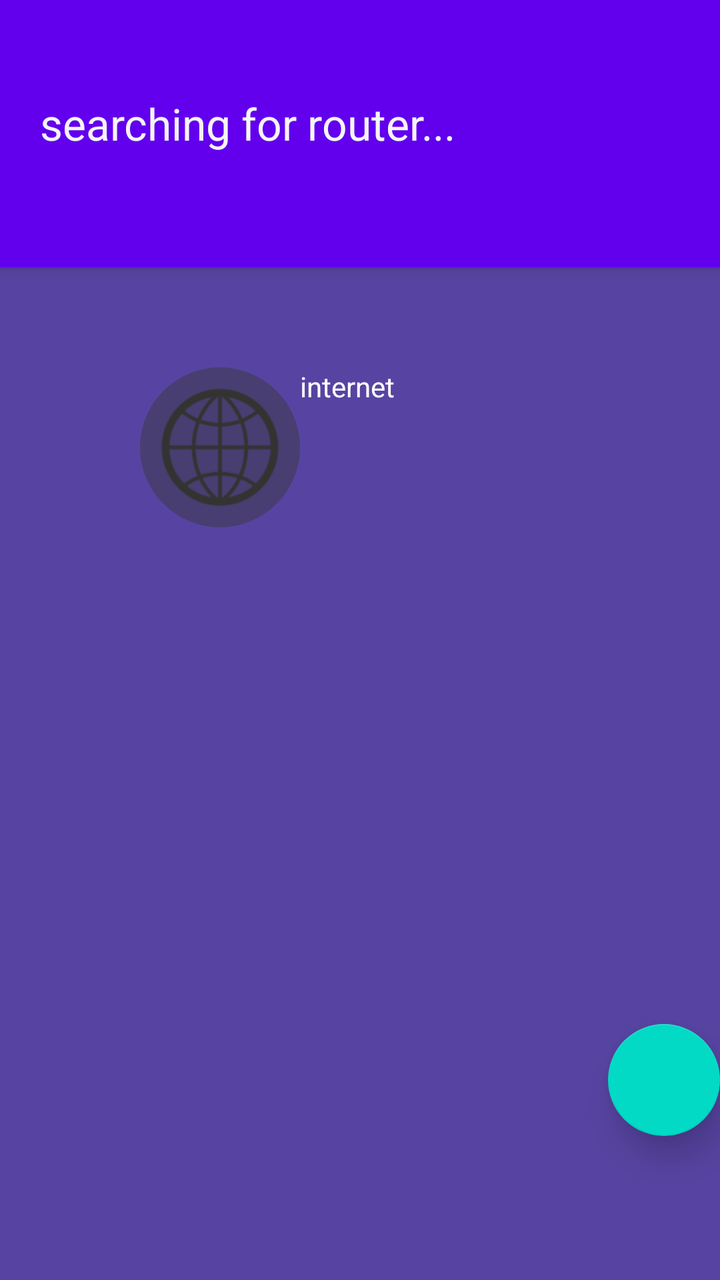
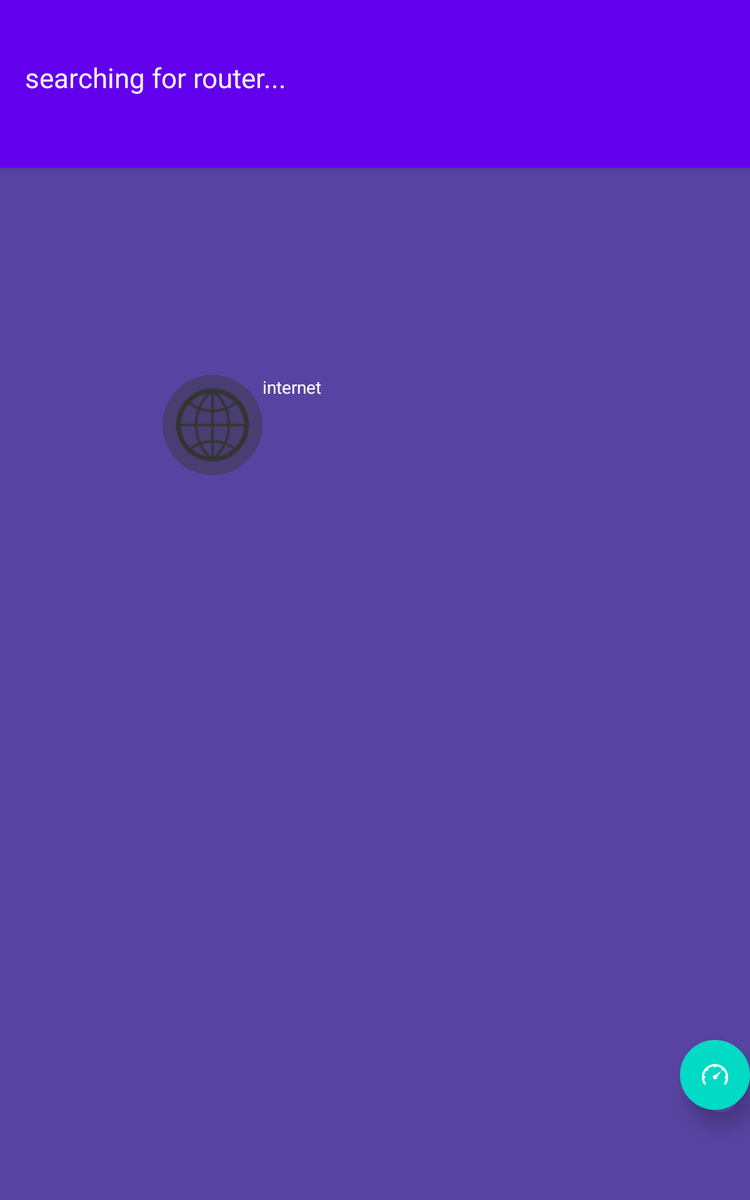

First picture: res/layout/ on a phone held upright. Second picture: the repository's own variant of that layout, on a device whose configuration matches the variant's folder. Source for both follows.
<!-- AndroidManifest.xml: application theme AppTheme -->
<!-- res/layout/fragment_overview.xml -->
<RelativeLayout xmlns:android="http://schemas.android.com/apk/res/android"
    xmlns:app="http://schemas.android.com/apk/res-auto"
    xmlns:tools="http://schemas.android.com/tools"
    android:layout_width="match_parent"
    android:layout_height="match_parent"
    tools:context="com.brentandjody.tomatohub.OverviewFragment"
    android:background="#5744a2"
    android:id="@+id/overview_layout">

    

    <LinearLayout
        android:orientation="vertical"
        android:layout_width="match_parent"
        android:layout_height="wrap_content"
        android:layout_alignParentTop="true"
        android:layout_centerHorizontal="true"
        android:id="@+id/message_area"
        android:background="@color/colorPrimary"
        android:paddingTop="30dp"
        android:padding="20dp"
        android:elevation="4dp">

        <TextView
            android:layout_width="match_parent"
            android:layout_height="wrap_content"
            android:textAppearance="?android:attr/textAppearanceSmall"
            android:id="@+id/wifi_message"
            android:background="@color/colorPrimary"
            android:textColor="@color/primary_material_light"
            android:visibility="invisible" />

        <TextView
            android:layout_width="wrap_content"
            android:layout_height="wrap_content"
            android:textAppearance="?android:attr/textAppearanceLarge"
            android:id="@+id/status_message"
            android:textColor="@color/primary_material_light"
            android:paddingTop="8dp"
            android:visibility="visible"
            android:text="@string/searching_for_router" />

        <LinearLayout
            android:orientation="horizontal"
            android:layout_width="match_parent"
            android:layout_height="match_parent">

            <TextView
                android:layout_width="wrap_content"
                android:layout_height="wrap_content"
                android:textAppearance="?android:attr/textAppearanceLarge"
                android:id="@+id/devices"
                android:paddingTop="8dp"
                android:textColor="#4dd0e1"
                android:visibility="invisible" />

            <TextView
                android:layout_width="wrap_content"
                android:layout_height="wrap_content"
                android:textAppearance="?android:attr/textAppearanceLarge"
                android:id="@+id/are_connected"
                android:paddingTop="8dp"
                android:textColor="@color/primary_material_light"
                android:paddingLeft="8dp"
                android:paddingRight="8dp"
                android:visibility="invisible" />

        </LinearLayout>

    </LinearLayout>

    <ImageView
        android:layout_width="50dp"
        android:layout_height="60dp"
        android:id="@+id/router_l"
        android:src="@drawable/line_45"
        android:layout_alignTop="@+id/router"
        android:layout_alignLeft="@+id/router"
        android:layout_marginTop="-40dp"
        android:layout_marginLeft="-37dp"
        android:visibility="visible" />

    <ImageView
        android:layout_width="40dp"
        android:layout_height="30dp"
        android:id="@+id/lan_0_l"
        android:src="@drawable/line_150"
        android:layout_alignTop="@+id/lan_0"
        android:layout_marginTop="-14dp"
        android:layout_alignRight="@+id/lan_0"
        android:layout_marginRight="-35dp"
        android:visibility="gone" />

    <ImageView
        android:layout_width="40dp"
        android:layout_height="20dp"
        android:id="@+id/lan_1_l"
        android:src="@drawable/line_45"
        android:layout_alignTop="@+id/lan_1"
        android:layout_marginTop="-16dp"
        android:layout_alignLeft="@+id/lan_1"
        android:layout_marginLeft="-18dp"
        android:visibility="gone" />

    <ImageView
        android:layout_width="30dp"
        android:layout_height="40dp"
        android:id="@+id/lan_2_l"
        android:src="@drawable/line_105"
        android:layout_alignTop="@+id/lan_2"
        android:layout_marginTop="-35dp"
        android:layout_alignLeft="@+id/lan_2"
        android:layout_marginLeft="20dp"
        android:visibility="gone" />

    <ImageView
        android:layout_width="40dp"
        android:layout_height="10dp"
        android:id="@+id/lan_3_l"
        android:src="@drawable/line_0"
        android:layout_alignLeft="@+id/lan_3"
        android:layout_marginLeft="-35dp"
        android:layout_alignTop="@+id/lan_3"
        android:layout_marginTop="25dp"
        android:visibility="gone" />

    <ImageView
        android:layout_width="40dp"
        android:layout_height="40dp"
        android:id="@+id/lan_4_l"
        android:src="@drawable/line_130"
        android:layout_alignLeft="@+id/lan_4"
        android:layout_alignBottom="@+id/lan_4"
        android:layout_marginLeft="-22dp"
        android:layout_marginBottom="-25dp"
        android:visibility="gone" />

    <ImageView
        android:layout_width="wrap_content"
        android:layout_height="wrap_content"
        android:contentDescription="@string/internet"
        android:id="@+id/internet"
        android:focusable="false"
        android:src="@drawable/internet"
        android:adjustViewBounds="false"
        android:cropToPadding="false"
        android:layout_below="@+id/message_area"
        android:layout_marginTop="50dp"
        android:layout_marginLeft="70dp"
        android:clickable="false" />

    <ImageView
        android:layout_width="wrap_content"
        android:layout_height="wrap_content"
        android:contentDescription="@string/router"
        android:id="@+id/router"
        android:src="@drawable/router"
        android:layout_toRightOf="@+id/internet"
        android:layout_below="@+id/internet"
        android:layout_marginLeft="22dp"
        android:layout_marginTop="15dp"
        android:visibility="gone"
        android:clickable="true" />

    <TextView
        android:layout_width="wrap_content"
        android:layout_height="wrap_content"
        android:text="@string/no_client"
        android:id="@+id/lan_0"
        android:background="@drawable/circle"
        android:textColor="#ffffff"
        android:textSize="20pt"
        android:textIsSelectable="true"
        android:gravity="center|center_vertical"
        android:maxLines="1"
        android:layout_below="@+id/router"
        android:layout_toLeftOf="@+id/router"
        android:layout_marginRight="10dp"
        android:layout_marginTop="-8dp"
        android:visibility="gone"
        android:clickable="true" />

    <TextView
        android:layout_width="wrap_content"
        android:layout_height="wrap_content"
        android:text="@string/no_client"
        android:id="@+id/lan_1"
        android:background="@drawable/circle"
        android:textColor="#ffffff"
        android:textSize="20pt"
        android:textIsSelectable="true"
        android:gravity="center|center_vertical"
        android:maxLines="1"
        android:layout_below="@+id/router"
        android:layout_toRightOf="@+id/router"
        android:layout_marginTop="10dp"
        android:visibility="gone"
        android:clickable="true" />

    <TextView
        android:layout_width="wrap_content"
        android:layout_height="wrap_content"
        android:text="@string/no_client"
        android:id="@+id/lan_2"
        android:background="@drawable/circle"
        android:textColor="#ffffff"
        android:textSize="20pt"
        android:textIsSelectable="true"
        android:gravity="center|center_vertical"
        android:maxLines="1"
        android:layout_below="@+id/router"
        android:layout_marginTop="30dp"
        android:layout_marginLeft="-18dp"
        android:layout_alignLeft="@+id/router"
        android:visibility="gone"
        android:clickable="true" />

    <TextView
        android:layout_width="wrap_content"
        android:layout_height="wrap_content"
        android:text="@string/no_client"
        android:id="@+id/lan_3"

        android:background="@drawable/circle"
        android:textColor="#ffffff"
        android:textSize="20pt"
        android:textIsSelectable="true"
        android:gravity="center|center_vertical"
        android:maxLines="1"
        android:layout_alignTop="@+id/router"
        android:layout_toRightOf="@+id/router"
        android:layout_marginLeft="30dp"
        android:visibility="gone"
        android:clickable="true" />

    <TextView
        android:layout_width="wrap_content"
        android:layout_height="wrap_content"
        android:text="@string/no_client"
        android:id="@+id/lan_4"
        android:background="@drawable/circle"
        android:textColor="#ffffff"
        android:textSize="20pt"
        android:textIsSelectable="true"
        android:gravity="center|center_vertical"
        android:maxLines="1"
        android:layout_alignTop="@+id/router"
        android:layout_toRightOf="@+id/router"
        android:layout_marginTop="-70dp"
        android:layout_marginLeft="2dp"
        android:visibility="gone" />

    <TextView
        android:layout_width="wrap_content"
        android:layout_height="wrap_content"
        android:textAppearance="?android:attr/textAppearanceSmall"
        android:text="@string/internet"
        android:id="@+id/internet_label"
        android:layout_alignTop="@+id/internet"
        android:layout_toRightOf="@+id/internet"
        android:textColor="@android:color/white"
        android:clickable="true" />

    <android.support.design.widget.FloatingActionButton
        android:id="@+id/fab"
        android:layout_width="wrap_content"
        android:layout_height="wrap_content"
        android:layout_gravity="end|bottom"
        android:src="@mipmap/ic_wifi"
        android:layout_alignParentEnd="false"
        android:layout_alignParentBottom="true"
        android:layout_alignParentRight="true"
        app:elevation="10dp"
        android:focusable="false"
        android:layout_marginBottom="72dp"
        android:layout_marginRight="@dimen/fab_margin"
        android:adjustViewBounds="true" />

    <LinearLayout
        android:orientation="vertical"
        android:layout_width="match_parent"
        android:layout_height="match_parent"
        android:layout_below="@+id/message_area"
        android:layout_marginTop="-32dp"
        android:id="@+id/detail_layout"
        android:background="#ea3b3fc5"
        android:visibility="invisible"
        android:elevation="16dp">

        <TextView
            android:layout_width="match_parent"
            android:layout_height="wrap_content"
            android:textAppearance="?android:attr/textAppearanceLarge"
            android:text="Network Devices"
            android:id="@+id/network_name"
            android:padding="16dp"
            android:textColor="#4dd0e1"
            android:singleLine="true"
            android:background="#3b3fc5"
            android:textSize="12pt"
            android:textIsSelectable="false"
            android:textStyle="italic" />

        <ListView
            android:layout_width="match_parent"
            android:layout_height="wrap_content"
            android:id="@+id/network_device_list"
            android:layout_below="@+id/message_area"
            android:paddingBottom="50dp" />

    </LinearLayout>

</RelativeLayout>
<!-- resources referenced by this layout -->
<resources>
  <!-- drawable circle (drawable) -->
  <?xml version="1.0" encoding="utf-8"?>
  <shape
      xmlns:android="http://schemas.android.com/apk/res/android"
      android:shape="oval">
  
     <solid
         android:color="#483E71"/>
  
     <size
         android:width="80dp"
          android:height="80dp"/>
  </shape>
  <!-- drawable internet (drawable) -->
  <?xml version="1.0" encoding="utf-8"?>
  <layer-list xmlns:android="http://schemas.android.com/apk/res/android">
      <item android:drawable="@drawable/circle" android:id="@+id/circle" />
      <item android:drawable="@mipmap/ic_internet" android:id="@+id/internet_icon" />
  </layer-list>
  <!-- drawable line_0 (drawable) -->
  <?xml version="1.0" encoding="utf-8"?>
  <rotate
      xmlns:android="http://schemas.android.com/apk/res/android"
      android:fromDegrees="0"
      android:toDegrees="0"
      android:pivotX="50%"
      android:pivotY="50%">
      <shape
          android:shape="line"
          android:top="1dp">
          <stroke
              android:width="1dp"
              android:color="#000000" />
      </shape>
  </rotate>
  <!-- drawable line_105 (drawable) -->
  <?xml version="1.0" encoding="utf-8"?>
  <rotate
      xmlns:android="http://schemas.android.com/apk/res/android"
      android:fromDegrees="105"
      android:toDegrees="105"
      android:pivotX="50%"
      android:pivotY="50%">
      <shape
          android:shape="line"
          android:top="1dp">
          <stroke
              android:width="1dp"
              android:color="#000000" />
      </shape>
  </rotate>
  <!-- drawable line_130 (drawable) -->
  <?xml version="1.0" encoding="utf-8"?>
  <rotate
      xmlns:android="http://schemas.android.com/apk/res/android"
      android:fromDegrees="130"
      android:toDegrees="130"
      android:pivotX="50%"
      android:pivotY="50%">
      <shape
          android:shape="line"
          android:top="1dp">
          <stroke
              android:width="1dp"
              android:color="#000000" />
      </shape>
  </rotate>
  <!-- drawable line_150 (drawable) -->
  <?xml version="1.0" encoding="utf-8"?>
  <rotate
      xmlns:android="http://schemas.android.com/apk/res/android"
      android:fromDegrees="150"
      android:toDegrees="150"
      android:pivotX="50%"
      android:pivotY="50%">
      <shape
          android:shape="line"
          android:top="1dp">
          <stroke
              android:width="1dp"
              android:color="#000000" />
      </shape>
  </rotate>
  <!-- drawable line_45 (drawable) -->
  <?xml version="1.0" encoding="utf-8"?>
  <rotate
      xmlns:android="http://schemas.android.com/apk/res/android"
      android:fromDegrees="45"
      android:toDegrees="45"
      android:pivotX="50%"
      android:pivotY="50%">
      <shape
          android:shape="line"
          android:top="1dp">
          <stroke
              android:width="1dp"
              android:color="#000000" />
      </shape>
  </rotate>
  <!-- drawable router (drawable) -->
  <?xml version="1.0" encoding="utf-8"?>
  <layer-list xmlns:android="http://schemas.android.com/apk/res/android">
      <item android:drawable="@drawable/circle" android:id="@+id/circle" />
      <item android:drawable="@mipmap/ic_router" android:id="@+id/router_icon" />
  </layer-list>
  <string name="internet">internet</string>
  <string name="no_client">0</string>
  <string name="router">router</string>
  <string name="searching_for_router">searching for router...</string>
  <style name="AppTheme" parent="Theme.AppCompat.Light.DarkActionBar">
          
          <item name="colorPrimary">@color/colorPrimary</item>
          <item name="colorPrimaryDark">@color/colorPrimaryDark</item>
          <item name="colorAccent">@color/colorAccent</item>
      </style>
</resources>
<!-- res/layout-sw600dp/fragment_overview.xml (the repository's variant of the layout above) -->
<!-- drawn on a 7-inch tablet held upright -->
<RelativeLayout xmlns:android="http://schemas.android.com/apk/res/android"
    xmlns:app="http://schemas.android.com/apk/res-auto"
    xmlns:tools="http://schemas.android.com/tools"
    android:layout_width="match_parent"
    android:layout_height="match_parent"
    tools:context=".overview.OverviewFragment"
    android:background="#5744a2"
    android:id="@+id/overview_layout">

    

    <LinearLayout
        android:orientation="vertical"
        android:layout_width="match_parent"
        android:layout_height="wrap_content"
        android:layout_alignParentTop="true"
        android:layout_centerHorizontal="true"
        android:id="@+id/message_area"
        android:background="@color/colorPrimary"
        android:paddingTop="30dp"
        android:padding="20dp"
        android:elevation="4dp">

        <TextView
            android:layout_width="match_parent"
            android:layout_height="wrap_content"
            android:textAppearance="?android:attr/textAppearanceSmall"
            android:id="@+id/wifi_message"
            android:background="@color/colorPrimary"
            android:textColor="@color/primary_material_light"
            android:visibility="visible" />

        <TextView
            android:layout_width="wrap_content"
            android:layout_height="wrap_content"
            android:textAppearance="?android:attr/textAppearanceLarge"
            android:id="@+id/status_message"
            android:textColor="@color/primary_material_light"
            android:paddingTop="8dp"
            android:visibility="visible"
            android:text="@string/searching_for_router" />

        <LinearLayout
            android:orientation="horizontal"
            android:layout_width="match_parent"
            android:layout_height="match_parent">

            <TextView
                android:layout_width="wrap_content"
                android:layout_height="wrap_content"
                android:textAppearance="?android:attr/textAppearanceLarge"
                android:id="@+id/devices"
                android:paddingTop="8dp"
                android:textColor="#4dd0e1"
                android:visibility="visible" />

            <TextView
                android:layout_width="wrap_content"
                android:layout_height="wrap_content"
                android:textAppearance="?android:attr/textAppearanceLarge"
                android:id="@+id/are_connected"
                android:paddingTop="8dp"
                android:textColor="@color/primary_material_light"
                android:paddingLeft="8dp"
                android:paddingRight="8dp"
                android:visibility="visible" />

        </LinearLayout>

    </LinearLayout>

    <ImageView
        android:layout_width="50dp"
        android:layout_height="60dp"
        android:id="@+id/router_l"
        android:src="@drawable/line_90"
        android:layout_alignLeft="@+id/router"
        android:visibility="invisible"
        android:layout_above="@+id/router"
        android:layout_marginLeft="5dp"
        android:layout_marginBottom="-60dp" />

    <ImageView
        android:layout_width="60dp"
        android:layout_height="60dp"
        android:id="@+id/lan_0_l"
        android:src="@drawable/line_130"
        android:layout_alignTop="@+id/lan_0"
        android:layout_marginTop="-47dp"
        android:layout_alignRight="@+id/lan_0"
        android:layout_marginRight="-40dp"
        android:visibility="invisible" />

    <ImageView
        android:layout_width="60dp"
        android:layout_height="60dp"
        android:id="@+id/lan_1_l"
        android:src="@drawable/line_45"
        android:layout_alignTop="@+id/lan_1"
        android:layout_marginTop="-47dp"
        android:layout_alignLeft="@+id/lan_1"
        android:layout_marginLeft="-40dp"
        android:visibility="invisible" />

    <ImageView
        android:layout_width="70dp"
        android:layout_height="70dp"
        android:id="@+id/lan_2_l"
        android:src="@drawable/line_90"
        android:visibility="invisible"
        android:layout_alignRight="@+id/lan_2"
        android:layout_above="@+id/lan_2"
        android:layout_marginBottom="-132dp"
        android:layout_marginRight="-6dp" />

    <ImageView
        android:layout_width="40dp"
        android:layout_height="60dp"
        android:id="@+id/lan_3_l"
        android:src="@drawable/line_5"
        android:layout_marginLeft="-35dp"
        android:layout_alignTop="@+id/lan_3"
        android:visibility="invisible"
        android:layout_marginRight="-43dp"
        android:layout_toLeftOf="@+id/lan_3" />

    <ImageView
        android:layout_width="40dp"
        android:layout_height="60dp"
        android:id="@+id/lan_4_l"
        android:src="@drawable/line_175"
        android:visibility="invisible"
        android:layout_toRightOf="@+id/lan_4"
        android:layout_alignTop="@+id/lan_4"
        android:layout_marginLeft="-43dp" />

    <ImageView
        android:layout_width="wrap_content"
        android:layout_height="wrap_content"
        android:contentDescription="@string/internet"
        android:id="@+id/internet"
        android:focusable="false"
        android:src="@drawable/internet"
        android:adjustViewBounds="false"
        android:cropToPadding="false"
        android:layout_marginLeft="130dp"
        android:clickable="false"
        android:focusableInTouchMode="false"
        android:visibility="visible"
        android:layout_alignParentStart="true"
        android:layout_marginTop="300dp" />

    <ImageView
        android:layout_width="wrap_content"
        android:layout_height="wrap_content"
        android:contentDescription="@string/router"
        android:id="@+id/router"
        android:src="@drawable/router"
        android:visibility="invisible"
        android:clickable="true"
        android:focusableInTouchMode="false"
        android:focusable="false"
        android:layout_alignLeft="@+id/internet"
        android:layout_below="@+id/internet"
        android:layout_marginTop="60dp" />

    <TextView
        android:layout_width="wrap_content"
        android:layout_height="wrap_content"
        android:textAppearance="?android:attr/textAppearanceSmall"
        android:text="@string/router"
        android:id="@+id/router_label"
        android:layout_alignTop="@+id/router"
        android:layout_toRightOf="@+id/router"
        android:textColor="@android:color/white"
        android:clickable="true"
        android:visibility="invisible" />

    <TextView
        android:layout_width="wrap_content"
        android:layout_height="wrap_content"
        android:text="@string/no_client"
        android:id="@+id/lan_0"
        android:background="@drawable/circle"
        android:textColor="#ffffff"
        android:textSize="20pt"
        android:textIsSelectable="true"
        android:gravity="center|center_vertical"
        android:maxLines="1"
        android:layout_toLeftOf="@+id/router"
        android:layout_marginTop="90dp"
        android:visibility="invisible"
        android:clickable="true"
        android:focusableInTouchMode="false"
        android:focusable="false"
        android:layout_alignTop="@+id/router"
        android:layout_marginRight="22dp" />

    <TextView
        android:layout_width="wrap_content"
        android:layout_height="wrap_content"
        android:text="@string/no_client"
        android:id="@+id/lan_1"
        android:background="@drawable/circle"
        android:textColor="#ffffff"
        android:textSize="20pt"
        android:textIsSelectable="true"
        android:gravity="center|center_vertical"
        android:maxLines="1"
        android:layout_toRightOf="@+id/router"
        android:layout_marginTop="90dp"
        android:visibility="invisible"
        android:clickable="true"
        android:focusableInTouchMode="false"
        android:focusable="false"
        android:layout_alignTop="@+id/router"
        android:layout_marginLeft="22dp" />

    <TextView
        android:layout_width="wrap_content"
        android:layout_height="wrap_content"
        android:text="@string/no_client"
        android:id="@+id/lan_2"
        android:background="@drawable/circle"
        android:textColor="#ffffff"
        android:textSize="20pt"
        android:textIsSelectable="true"
        android:gravity="center|center_vertical"
        android:maxLines="1"
        android:layout_marginTop="130dp"
        android:layout_alignLeft="@+id/router"
        android:visibility="invisible"
        android:clickable="true"
        android:focusableInTouchMode="false"
        android:focusable="false"
        android:layout_alignTop="@+id/router" />

    <TextView
        android:layout_width="wrap_content"
        android:layout_height="wrap_content"
        android:text="@string/no_client"
        android:id="@+id/lan_3"

        android:background="@drawable/circle"
        android:textColor="#ffffff"
        android:textSize="20pt"
        android:textIsSelectable="true"
        android:gravity="center|center_vertical"
        android:maxLines="1"
        android:layout_alignTop="@+id/router"
        android:layout_toRightOf="@+id/router"
        android:layout_marginLeft="50dp"
        android:visibility="invisible"
        android:clickable="true"
        android:focusableInTouchMode="false"
        android:focusable="false"
        android:layout_marginTop="-10dp" />

    <TextView
        android:layout_width="wrap_content"
        android:layout_height="wrap_content"
        android:text="@string/no_client"
        android:id="@+id/lan_4"
        android:background="@drawable/circle"
        android:textColor="#ffffff"
        android:textSize="20pt"
        android:textIsSelectable="true"
        android:gravity="center|center_vertical"
        android:maxLines="1"
        android:layout_alignTop="@+id/router"
        android:layout_marginTop="-10dp"
        android:visibility="invisible"
        android:focusableInTouchMode="false"
        android:focusable="false"
        android:layout_marginRight="50dp"
        android:layout_toLeftOf="@+id/router" />

    <TextView
        android:layout_width="wrap_content"
        android:layout_height="wrap_content"
        android:textAppearance="?android:attr/textAppearanceSmall"
        android:text="@string/internet"
        android:id="@+id/internet_label"
        android:layout_alignTop="@+id/internet"
        android:layout_toRightOf="@+id/internet"
        android:textColor="@android:color/white"
        android:clickable="true"
        android:visibility="visible" />

    <android.support.design.widget.FloatingActionButton
        android:id="@+id/fab"
        android:layout_width="wrap_content"
        android:layout_height="wrap_content"
        android:layout_gravity="end|bottom"
        android:src="@mipmap/ic_speedtest"
        android:layout_alignParentEnd="false"
        android:layout_alignParentBottom="true"
        android:layout_alignParentRight="true"
        app:elevation="10dp"
        android:focusable="false"
        android:layout_marginBottom="72dp"
        android:layout_marginRight="@dimen/fab_margin"
        android:adjustViewBounds="true" />

    <LinearLayout
        android:orientation="vertical"
        android:layout_width="match_parent"
        android:layout_height="match_parent"
        android:id="@+id/detail_layout"
        android:visibility="invisible"
        android:elevation="16dp"
        android:layout_marginLeft="-8dp"
        android:background="#e0444444"
        android:layout_below="@+id/message_area"
        android:layout_alignRight="@+id/message_area"
        android:layout_marginTop="8dp"
        android:layout_toRightOf="@+id/lan_3"
        android:layout_marginRight="8dp">

        <TextView
            android:layout_width="match_parent"
            android:layout_height="60dp"
            android:textAppearance="?android:attr/textAppearanceLarge"
            android:text="Network Devices"
            android:id="@+id/network_name"
            android:padding="16dp"
            android:textColor="#ffffff"
            android:singleLine="true"
            android:textSize="12pt"
            android:textIsSelectable="false"
            android:textStyle="italic"
            android:background="@drawable/texture"
            android:backgroundTint="#5744a2"
            android:backgroundTintMode="multiply" />

        <ListView
            android:layout_width="match_parent"
            android:layout_height="wrap_content"
            android:id="@+id/network_device_list"
            android:layout_below="@+id/message_area"
            android:paddingBottom="50dp"
            android:paddingLeft="1dp"
            android:paddingTop="1dp" />

    </LinearLayout>

</RelativeLayout>
<!-- resources referenced by the variant -->
<!-- as a 7-inch tablet held upright resolves them -->
<resources>
  <!-- drawable circle (drawable) -->
  <?xml version="1.0" encoding="utf-8"?>
  <shape
      xmlns:android="http://schemas.android.com/apk/res/android"
      android:shape="oval">
  
     <solid
         android:color="#483E71"/>
  
     <size
         android:width="80dp"
          android:height="80dp"/>
  </shape>
  <!-- drawable internet (drawable) -->
  <?xml version="1.0" encoding="utf-8"?>
  <layer-list xmlns:android="http://schemas.android.com/apk/res/android">
      <item android:drawable="@drawable/circle" android:id="@+id/circle" />
      <item android:drawable="@mipmap/ic_internet" android:id="@+id/internet_icon" />
  </layer-list>
  <!-- drawable line_130 (drawable) -->
  <?xml version="1.0" encoding="utf-8"?>
  <rotate
      xmlns:android="http://schemas.android.com/apk/res/android"
      android:fromDegrees="130"
      android:toDegrees="130"
      android:pivotX="50%"
      android:pivotY="50%">
      <shape
          android:shape="line"
          android:top="1dp">
          <stroke
              android:width="1dp"
              android:color="#000000" />
      </shape>
  </rotate>
  <!-- drawable line_175 (drawable) -->
  <?xml version="1.0" encoding="utf-8"?>
  <rotate
      xmlns:android="http://schemas.android.com/apk/res/android"
      android:fromDegrees="175"
      android:toDegrees="175"
      android:pivotX="50%"
      android:pivotY="50%">
      <shape
          android:shape="line"
          android:top="1dp">
          <stroke
              android:width="1dp"
              android:color="#000000" />
      </shape>
  </rotate>
  <!-- drawable line_45 (drawable) -->
  <?xml version="1.0" encoding="utf-8"?>
  <rotate
      xmlns:android="http://schemas.android.com/apk/res/android"
      android:fromDegrees="45"
      android:toDegrees="45"
      android:pivotX="50%"
      android:pivotY="50%">
      <shape
          android:shape="line"
          android:top="1dp">
          <stroke
              android:width="1dp"
              android:color="#000000" />
      </shape>
  </rotate>
  <!-- drawable line_5 (drawable) -->
  <?xml version="1.0" encoding="utf-8"?>
  <rotate
      xmlns:android="http://schemas.android.com/apk/res/android"
      android:fromDegrees="5"
      android:toDegrees="5"
      android:pivotX="50%"
      android:pivotY="50%">
      <shape
          android:shape="line"
          android:top="1dp">
          <stroke
              android:width="1dp"
              android:color="#000000" />
      </shape>
  </rotate>
  <!-- drawable line_90 (drawable) -->
  <?xml version="1.0" encoding="utf-8"?>
  <rotate
      xmlns:android="http://schemas.android.com/apk/res/android"
      android:fromDegrees="90"
      android:toDegrees="90"
      android:pivotX="50%"
      android:pivotY="50%">
      <shape
          android:shape="line"
          android:top="1dp">
          <stroke
              android:width="1dp"
              android:color="#000000" />
      </shape>
  </rotate>
  <!-- drawable router (drawable) -->
  <?xml version="1.0" encoding="utf-8"?>
  <layer-list xmlns:android="http://schemas.android.com/apk/res/android">
      <item android:drawable="@drawable/circle" android:id="@+id/circle" />
      <item android:drawable="@mipmap/ic_router" android:id="@+id/router_icon" />
  </layer-list>
  <!-- mipmap ic_speedtest: png bitmap (mipmap-hdpi, 1198 bytes) -->
  <string name="internet">internet</string>
  <string name="no_client">0</string>
  <string name="router">router</string>
  <string name="searching_for_router">searching for router...</string>
  <style name="AppTheme" parent="Theme.AppCompat.Light.DarkActionBar">
          
          <item name="colorPrimary">@color/colorPrimary</item>
          <item name="colorPrimaryDark">@color/colorPrimaryDark</item>
          <item name="colorAccent">@color/colorAccent</item>
      </style>
</resources>
